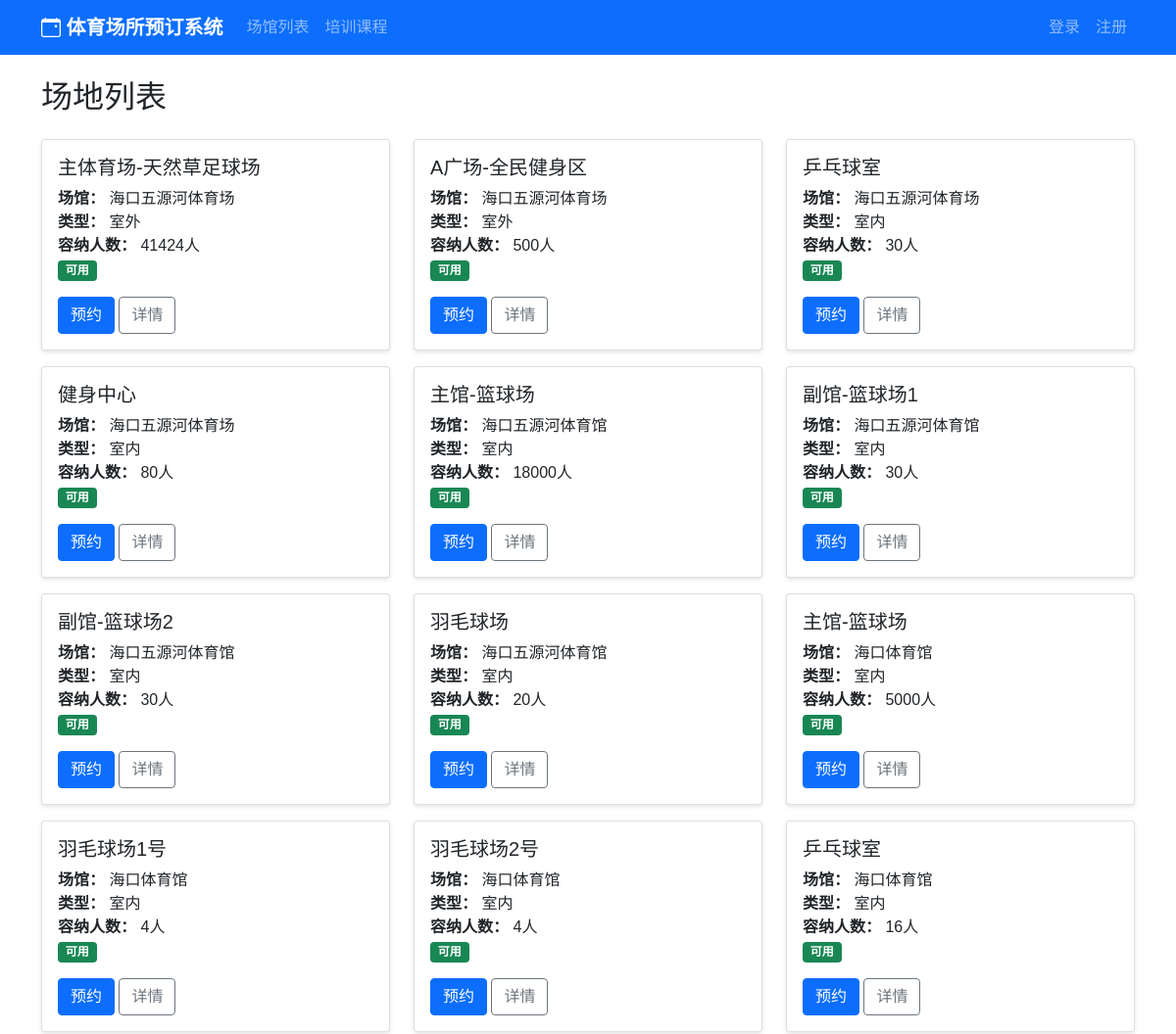
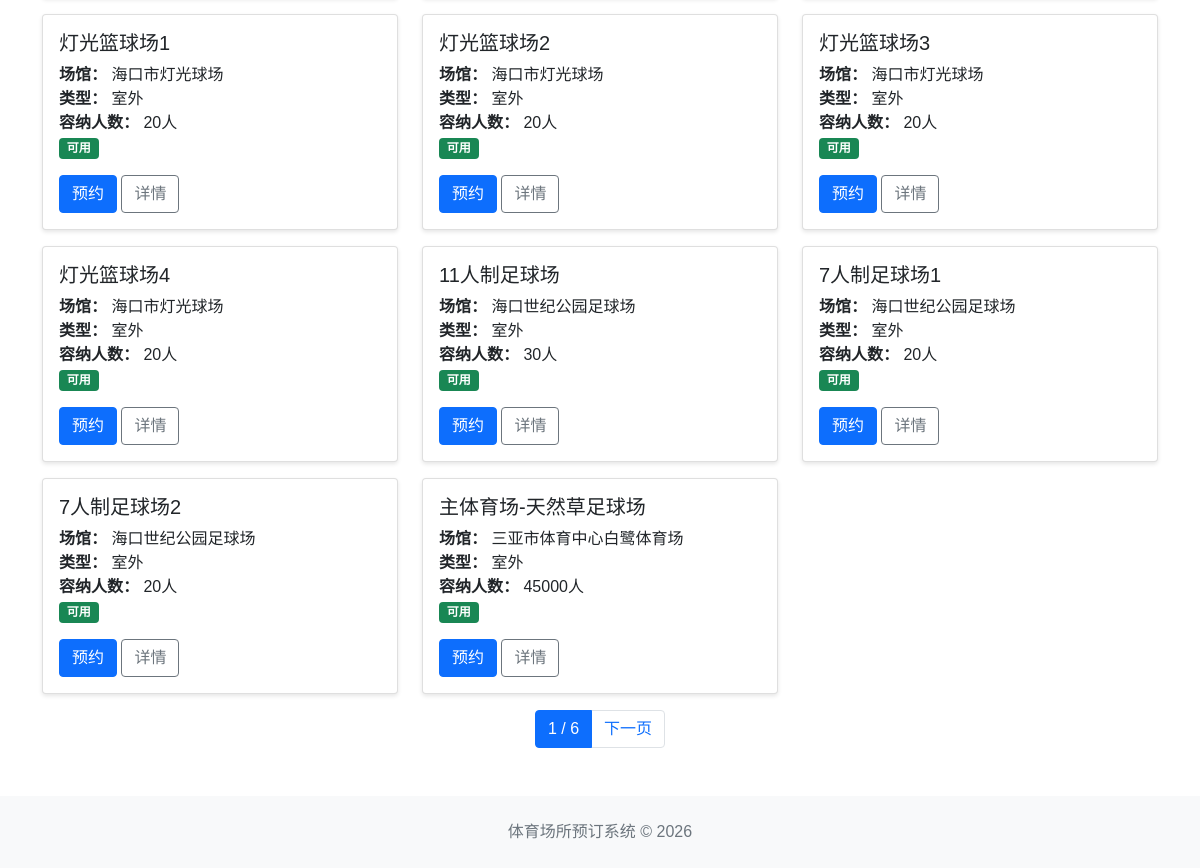
Page /venues/fields/ on the committed database (2 pictures, top to bottom).
### venues/models.py (models this page shows, shortened)
class Field(models.Model):
    FIELD_TYPE_CHOICES = (
        ('indoor', '室内'),
        ('outdoor', '室外'),
    )
    STATUS_CHOICES = (
        ('available', '可用'),
        ('occupied', '已占用'),
        ('maintenance', '维护中'),
        ('disabled', '不可用'),
    )
    venue = models.ForeignKey(Venue, on_delete=models.CASCADE, related_name='fields', verbose_name='所属场馆')
    name = models.CharField(max_length=50, verbose_name='场地名称')
    field_type = models.CharField(max_length=20, choices=FIELD_TYPE_CHOICES, verbose_name='场地类型')
    capacity = models.IntegerField(verbose_name='容纳人数')
    description = models.TextField(blank=True, verbose_name='描述')
    status = models.CharField(max_length=20, choices=STATUS_CHOICES, default='available', verbose_name='状态')
    created_at = models.DateTimeField(auto_now_add=True, verbose_name='创建时间')
    updated_at = models.DateTimeField(auto_now=True, verbose_name='更新时间')
    class Meta:
        db_table = 'fields'
        verbose_name = '场地'
        verbose_name_plural = '场地'

class Venue(models.Model):
    VENUE_TYPE_CHOICES = (
        ('football', '足球场'),
        ('basketball', '篮球场'),
        ('tennis', '网球场'),
        ('badminton', '羽毛球场'),
        ('swimming', '游泳池'),
        ('table_tennis', '乒乓球室'),
        ('fitness', '健身房'),
        ('other', '其他'),
    )
    STATUS_CHOICES = (
        ('open', '开放'),
        ('closed', '关闭'),
        ('maintenance', '维护中'),
    )
    name = models.CharField(max_length=100, verbose_name='场馆名称')
    venue_type = models.CharField(max_length=20, choices=VENUE_TYPE_CHOICES, verbose_name='场馆类型')
    address = models.TextField(verbose_name='地址')
    description = models.TextField(blank=True, verbose_name='描述')
    image = models.ImageField(upload_to='venues/', blank=True, verbose_name='场馆图片')
    phone = models.CharField(max_length=20, verbose_name='联系电话')
    opening_hours = models.CharField(max_length=100, verbose_name='营业时间')
    price_per_hour = models.DecimalField(max_digits=10, decimal_places=2, verbose_name='每小时价格')
    status = models.CharField(max_length=20, choices=STATUS_CHOICES, default='open', verbose_name='状态')
    created_at = models.DateTimeField(auto_now_add=True, verbose_name='创建时间')
    updated_at = models.DateTimeField(auto_now=True, verbose_name='更新时间')
    class Meta:
        db_table = 'venues'
        verbose_name = '场馆'
        verbose_name_plural = '场馆'

### venues/views.py (the view)
# urls.py: path('fields/', views.field_list, name='field_list'),
def field_list(request):
    fields = Field.objects.select_related('venue').filter(status='available')
    venue_id = request.GET.get('venue')
    if venue_id:
        fields = fields.filter(venue_id=venue_id)
    paginator = Paginator(fields, 20)
    page_number = request.GET.get('page')
    page_obj = paginator.get_page(page_number)
    return render(request, 'venues/field_list.html', {
        'page_obj': page_obj
    })

### templates/venues/field_list.html (shortened to what this page needs)
{% extends 'base.html' %}
{% block content %}
<h2 class="mb-4">场地列表</h2>
<div class="row">
    {% for field in page_obj %}
    <div class="col-md-4 mb-3">
        <div class="card h-100">
            <div class="card-body">
                <h5 class="card-title">{{ field.name }}</h5>
                <p class="card-text">
                    <strong>场馆：</strong> {{ field.venue.name }}<br>
                    <strong>类型：</strong> {{ field.get_field_type_display }}<br>
                    <strong>容纳人数：</strong> {{ field.capacity }}人<br>
                    <span class="badge bg-{% if field.status == 'available' %}success{% else %}warning{% endif %}">{{ field.get_status_display }}</span>
                </p>
                {% if field.status == 'available' %}
                <a href="{% url 'bookings:booking_create' field.id %}" class="btn btn-primary">预约</a>
                {% endif %}
                <a href="{% url 'venues:field_detail' field.id %}" class="btn btn-outline-secondary">详情</a>
            </div>
        </div>
    </div>
    {% empty %}
    <div class="col-12">
        <p class="text-muted text-center">暂无场地信息</p>
    </div>
    {% endfor %}
</div>
{% if page_obj.has_other_pages %}
<nav>
    <ul class="pagination justify-content-center">
        <li class="page-item active"><span class="page-link">{{ page_obj.number }} / {{ page_obj.paginator.num_pages }}</span></li>
        {% if page_obj.has_next %}
        <li class="page-item"><a class="page-link" href="?page={{ page_obj.next_page_number }}">下一页</a></li>
        {% endif %}
    </ul>
</nav>
{% endif %}
{% endblock %}

### templates/base.html (style rules this page uses)
body { font-family: 'Microsoft YaHei', sans-serif; }
.card { box-shadow: 0 2px 4px rgba(0,0,0,0.1); }

### rows in the picture
Field: name "主体育场-天然草足球场", venue.name "海口五源河体育场", field_type "室外", capacity "41424", status "可用", shows "预约"
Field: name "A广场-全民健身区", venue.name "海口五源河体育场", field_type "室外", capacity "500", status "可用", shows "预约"
Field: name "乒乓球室", venue.name "海口五源河体育场", field_type "室内", capacity "30", status "可用", shows "预约"
Field: name "健身中心", venue.name "海口五源河体育场", field_type "室内", capacity "80", status "可用", shows "预约"
Field: name "主馆-篮球场", venue.name "海口五源河体育馆", field_type "室内", capacity "18000", status "可用", shows "预约"
Field: name "副馆-篮球场1", venue.name "海口五源河体育馆", field_type "室内", capacity "30", status "可用", shows "预约"
Field: name "副馆-篮球场2", venue.name "海口五源河体育馆", field_type "室内", capacity "30", status "可用", shows "预约"
Field: name "羽毛球场", venue.name "海口五源河体育馆", field_type "室内", capacity "20", status "可用", shows "预约"
Field: name "主馆-篮球场", venue.name "海口体育馆", field_type "室内", capacity "5000", status "可用", shows "预约"
Field: name "羽毛球场1号", venue.name "海口体育馆", field_type "室内", capacity "4", status "可用", shows "预约"
Field: name "羽毛球场2号", venue.name "海口体育馆", field_type "室内", capacity "4", status "可用", shows "预约"
Field: name "乒乓球室", venue.name "海口体育馆", field_type "室内", capacity "16", status "可用", shows "预约"
Field: name "灯光篮球场1", venue.name "海口市灯光球场", field_type "室外", capacity "20", status "可用", shows "预约"
Field: name "灯光篮球场2", venue.name "海口市灯光球场", field_type "室外", capacity "20", status "可用", shows "预约"
Field: name "灯光篮球场3", venue.name "海口市灯光球场", field_type "室外", capacity "20", status "可用", shows "预约"
Field: name "灯光篮球场4", venue.name "海口市灯光球场", field_type "室外", capacity "20", status "可用", shows "预约"
Field: name "11人制足球场", venue.name "海口世纪公园足球场", field_type "室外", capacity "30", status "可用", shows "预约"
Field: name "7人制足球场1", venue.name "海口世纪公园足球场", field_type "室外", capacity "20", status "可用", shows "预约"
Field: name "7人制足球场2", venue.name "海口世纪公园足球场", field_type "室外", capacity "20", status "可用", shows "预约"
Field: name "主体育场-天然草足球场", venue.name "三亚市体育中心白鹭体育场", field_type "室外", capacity "45000", status "可用", shows "预约"

### other values in the picture
{{ page_obj.number }} "1"
{{ page_obj.paginator.num_pages }} "6"
